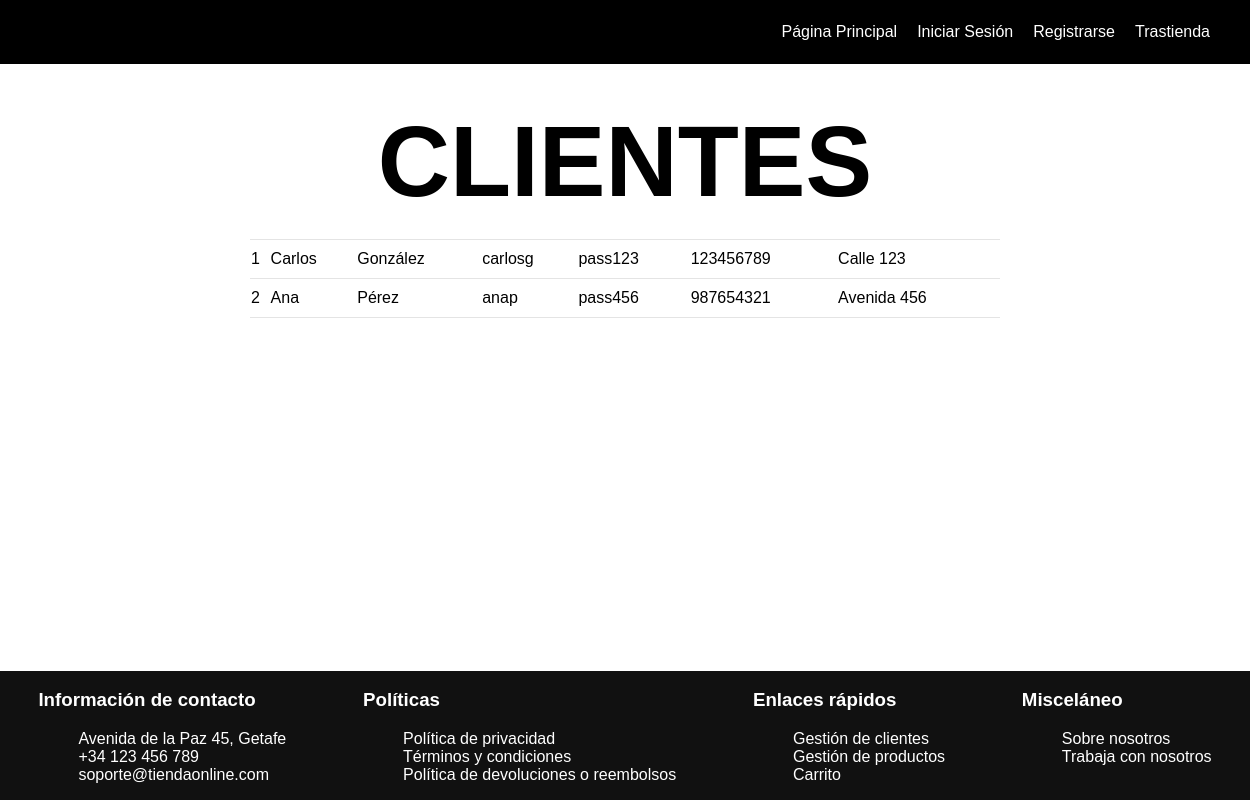
Screenshot of /Vista/mostrarClientes.php with the database file from the repository.
### tables this page shows
CREATE TABLE `cliente` (
  `id` int(11) NOT NULL,
  `nombre` varchar(50) NOT NULL,
  `apellido` varchar(50) NOT NULL,
  `nickname` varchar(50) NOT NULL,
  `password` varchar(255) NOT NULL,
  `telefono` varchar(15) DEFAULT NULL,
  `domicilio` varchar(100) DEFAULT NULL
);

### Modelo/DAOCliente.php (called while the page is built, shortened)
<?php
require_once "DTOCliente.php";
class DAOCliente{
    private $conn;
    public function __construct(){
        $this->conn = $conn = db::getConnection();
    }
    public function selectAll(){
        $sql = "SELECT * FROM Cliente";
        $resultado = $this->conn->query($sql);
        $clientes = [];
        if ($resultado->rowCount() > 0) {
            while($row = $resultado->fetch(PDO::FETCH_ASSOC)) {
                $clientes []= new DTOCliente($row["nombre"], $row["apellido"], $row["nickname"], $row["password"], $row["telefono"], $row["domicilio"], $row["id"]);
            }
        }
        return $clientes;
    }
}

### Modelo/DTOCliente.php (called while the page is built, shortened)
<?php
class DTOCliente{
    private $id;
    private $nombre;
    private $apellido;
    private $nickname;
    private $password;
    private $telefono;
    private $domicilio;
    public function __construct($nombre, $apellido, $nickname, $password, $telefono, $domicilio, $id = null){
        $this->id = $id;
        $this->nombre = $nombre;
        $this->apellido = $apellido;
        $this->nickname = $nickname;
        $this->password = $password;
        $this->telefono = $telefono;
        $this->domicilio = $domicilio;
    }
    public function getId(){
        return $this->id;
    }
    public function getNombre(){
        return $this->nombre;
    }
    public function getApellido(){
        return $this->apellido;
    }
    public function getNickname(){
        return $this->nickname;
    }
    public function getPassword(){
        return $this->password;
    }
    public function getTelefono(){
        return $this->telefono;
    }
    public function getDomicilio(){
        return $this->domicilio;
    }
}

### Vista/mostrarClientes.php (the view, shortened to what this page needs)
<?php
require_once "../Modelo/DAOCliente.php";
$DAOCliente = new DAOCliente();
$arrayClientes = $DAOCliente->selectAll();
?>
<!DOCTYPE html>
<html lang="en">
<head>
    <link rel="stylesheet" href="Assets/styles.css">
</head>
<body class="vFlex" style="overflow-x: hidden;">
    <div style="width: 100%;">
        <nav>
            <div>
            </div>
            <div>
                <a href="index.php">Página Principal</a>
                <a href="inicioSesion.php">Iniciar Sesión</a>
                <a href="registro.php">Registrarse</a>
                <a href="trastienda.php">Trastienda</a>
                <a href=""><img src="" alt=""></a>
            </div>
        </nav>
        <div class="container">
        <h1 class="center xxl">CLIENTES</h1>
            <table class="table">
                <?php
                foreach ($arrayClientes as $cliente) {
                    print "<tr>";
                    print "<td>" . $cliente->getId() . "</td>";
                    print "<td>" . $cliente->getNombre() . "</td>";
                    print "<td>" . $cliente->getApellido() . "</td>";
                    print "<td>" . $cliente->getNickname() . "</td>";
                    print "<td>" . $cliente->getPassword() . "</td>";
                    print "<td>" . $cliente->getTelefono() . "</td>";
                    print "<td>" . $cliente->getDomicilio() . "</td>";
                    print "</tr>";
                }
                ?>
            </table>
        </div>
    </div>
    <footer class="footer">
        <div>
            <h3>Información de contacto</h3>
            <ul>
                <li>Avenida de la Paz 45, Getafe</li>
                <li> +34 123 456 789</li>
                <li>soporte@tiendaonline.com</li>
            </ul>
        </div>
        <div>
            <h3>Políticas</h3>
            <ul>
                <li><a href="#">Política de privacidad</a></li>
                <li><a href="#">Términos y condiciones</a></li>
                <li><a href="#">Política de devoluciones o reembolsos</a></li>
            </ul>
        </div>
        <div>
            <h3>Enlaces rápidos</h3>
            <ul>
                <li><a href="gestionCliente.php">Gestión de clientes</a></li>
                <li><a href="gestionProducto.php">Gestión de productos</a></li>
                <li><a href="carrito.php">Carrito</a></li>
            </ul>
        </div>
        <div>
            <h3>Misceláneo</h3>
            <ul>
                <li><a href="sobreNosotros.php">Sobre nosotros</a></li>
                <li><a href="#">Trabaja con nosotros</a></li>
            </ul>
        </div>
    </footer>
</body>
</html>

### Vista/Assets/styles.css (style rules this page uses)
html { height: 100vh; }
body { height: 100%; margin: 0; font-family: Arial, Helvetica, sans-serif; }
nav { display: flex; justify-content: space-between; align-items: center; padding: 10px; padding-left: 20px; padding-right: 20px; background-color: black; }
nav div { display: flex; justify-content: space-between; gap: 20px; align-items: center; }
nav a { color: white; text-decoration: none; transition: 500ms ease; }
nav img { width: 40px; min-width: 40px; min-height: 40px; }
.container { margin: 5vh 20vw; display: grid; gap: 20px; }
.xxl { font-size: 100px; }
.center { margin: 0; text-align: center; }
.table { border-spacing: 0; border-collapse: collapse; }
.table td { border-top: 1px solid #e4e4e4; border-bottom: 1px solid #e4e4e4; padding-top: 10px; padding-bottom: 10px; }
.footer { display: flex; justify-content: space-around; align-items: end; background-color: #111111; color: #FFFF; }
.footer ul { list-style-type: none; }
.footer a { text-decoration: none; color: #FFFF; transition: 500ms ease; }
.vFlex { display: flex; flex-wrap: wrap; justify-content: center; align-content: space-between; }
.vFlex nav, .vFlex footer { width: 100%; }

### rows the page displays
cliente: id "1", nombre "Carlos", apellido "González", nickname "carlosg", password "pass123", telefono "123456789", domicilio "Calle 123"
cliente: id "2", nombre "Ana", apellido "Pérez", nickname "anap", password "pass456", telefono "987654321", domicilio "Avenida 456"
